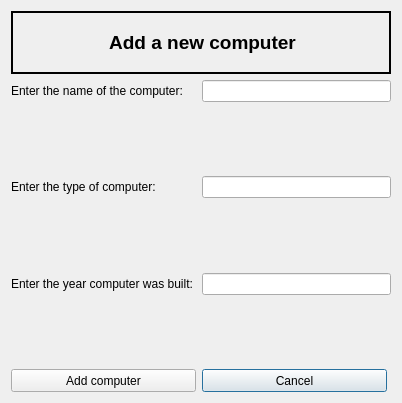
<?xml version="1.0" encoding="UTF-8"?>
<ui version="4.0">
 <class>addComputer</class>
 <widget class="QDialog" name="addComputer">
  <property name="geometry">
   <rect>
    <x>0</x>
    <y>0</y>
    <width>402</width>
    <height>403</height>
   </rect>
  </property>
  <property name="windowTitle">
   <string>Dialog</string>
  </property>
  <layout class="QGridLayout" name="gridLayout">
   <item row="7" column="1">
    <widget class="QPushButton" name="button_cancel">
     <property name="minimumSize">
      <size>
       <width>185</width>
       <height>23</height>
      </size>
     </property>
     <property name="maximumSize">
      <size>
       <width>147</width>
       <height>23</height>
      </size>
     </property>
     <property name="text">
      <string>Cancel</string>
     </property>
    </widget>
   </item>
   <item row="7" column="0">
    <widget class="QPushButton" name="button_add_computer">
     <property name="minimumSize">
      <size>
       <width>185</width>
       <height>23</height>
      </size>
     </property>
     <property name="maximumSize">
      <size>
       <width>147</width>
       <height>23</height>
      </size>
     </property>
     <property name="text">
      <string>Add computer</string>
     </property>
    </widget>
   </item>
   <item row="6" column="0" colspan="2">
    <widget class="QLabel" name="label_error_computer_year">
     <property name="text">
      <string>&lt;html&gt;&lt;head/&gt;&lt;body&gt;&lt;p&gt;&lt;span style=&quot; color:#ff0000;&quot;&gt;&lt;br/&gt;&lt;/span&gt;&lt;/p&gt;&lt;/body&gt;&lt;/html&gt;</string>
     </property>
    </widget>
   </item>
   <item row="5" column="1">
    <widget class="QLineEdit" name="input_computer_year"/>
   </item>
   <item row="5" column="0">
    <widget class="QLabel" name="label_computer_year">
     <property name="text">
      <string>&lt;html&gt;&lt;head/&gt;&lt;body&gt;&lt;p&gt;&lt;span style=&quot; font-size:9pt;&quot;&gt;Enter the year computer was built:&lt;/span&gt;&lt;/p&gt;&lt;/body&gt;&lt;/html&gt;</string>
     </property>
    </widget>
   </item>
   <item row="4" column="0" colspan="2">
    <widget class="QLabel" name="label_error_computer_type">
     <property name="text">
      <string>&lt;html&gt;&lt;head/&gt;&lt;body&gt;&lt;p&gt;&lt;span style=&quot; color:#ff0000;&quot;&gt;&lt;br/&gt;&lt;/span&gt;&lt;/p&gt;&lt;/body&gt;&lt;/html&gt;</string>
     </property>
    </widget>
   </item>
   <item row="3" column="1">
    <widget class="QLineEdit" name="input_computer_type"/>
   </item>
   <item row="3" column="0">
    <widget class="QLabel" name="label_computer_type">
     <property name="text">
      <string>&lt;html&gt;&lt;head/&gt;&lt;body&gt;&lt;p&gt;&lt;span style=&quot; font-size:9pt;&quot;&gt;Enter the type of computer:&lt;/span&gt;&lt;/p&gt;&lt;/body&gt;&lt;/html&gt;</string>
     </property>
    </widget>
   </item>
   <item row="1" column="1">
    <widget class="QLineEdit" name="input_computer_name"/>
   </item>
   <item row="1" column="0">
    <widget class="QLabel" name="label_computer_name">
     <property name="text">
      <string>&lt;html&gt;&lt;head/&gt;&lt;body&gt;&lt;p&gt;&lt;span style=&quot; font-size:9pt;&quot;&gt;Enter the name of the computer:&lt;/span&gt;&lt;/p&gt;&lt;/body&gt;&lt;/html&gt;</string>
     </property>
    </widget>
   </item>
   <item row="0" column="0" colspan="2">
    <widget class="QLabel" name="AddComputerText">
     <property name="frameShape">
      <enum>QFrame::WinPanel</enum>
     </property>
     <property name="frameShadow">
      <enum>QFrame::Plain</enum>
     </property>
     <property name="text">
      <string>&lt;html&gt;&lt;head/&gt;&lt;body&gt;&lt;p align=&quot;center&quot;&gt;&lt;span style=&quot; font-size:14pt; font-weight:600;&quot;&gt;Add a new computer&lt;/span&gt;&lt;/p&gt;&lt;/body&gt;&lt;/html&gt;</string>
     </property>
     <property name="textFormat">
      <enum>Qt::AutoText</enum>
     </property>
    </widget>
   </item>
   <item row="2" column="0" colspan="2">
    <widget class="QLabel" name="label_error_computer_name">
     <property name="text">
      <string/>
     </property>
    </widget>
   </item>
  </layout>
 </widget>
 <resources/>
 <connections/>
</ui>
